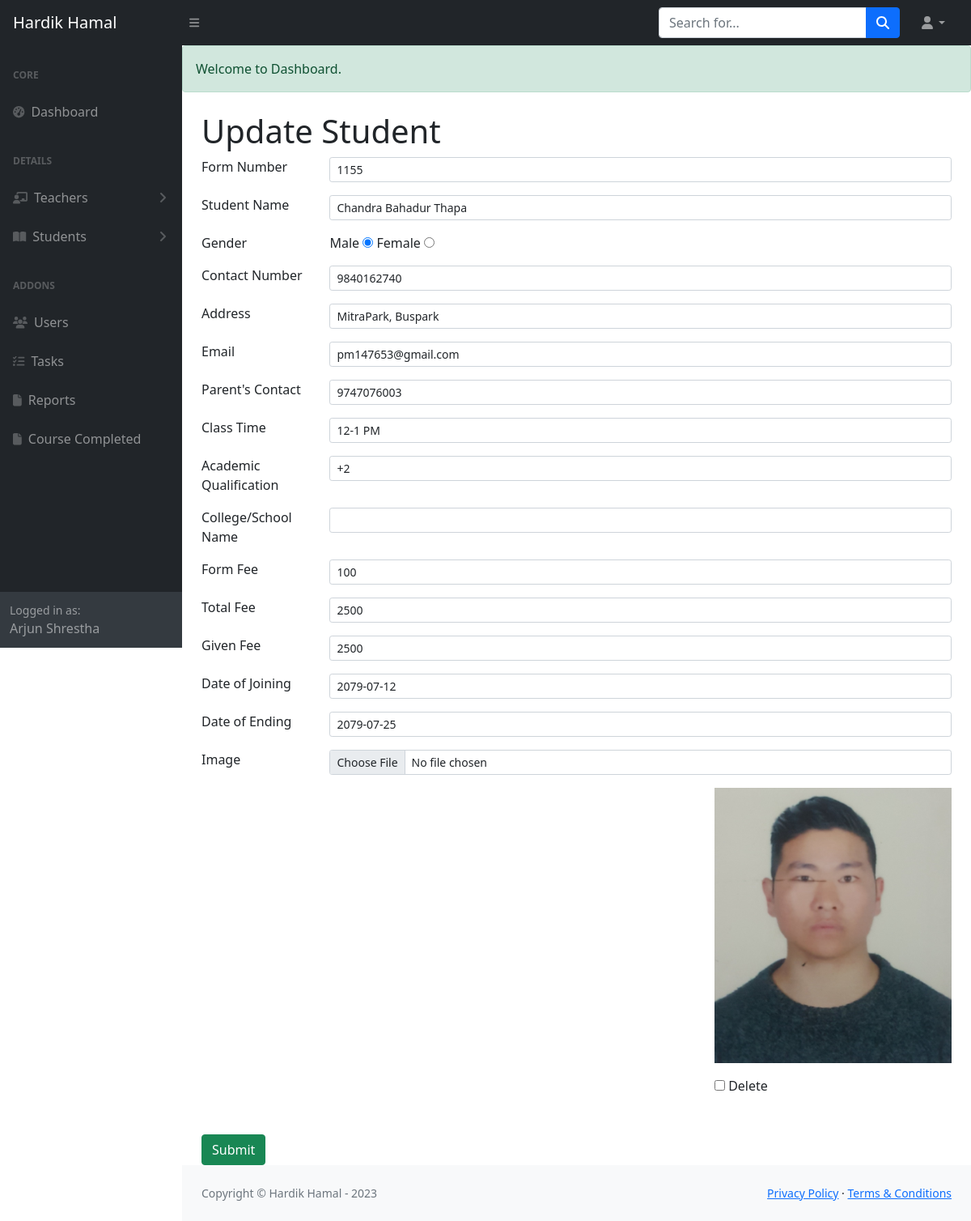
Page /admin/stdupdate.php?id=27 (signed in) on the committed database.
### tables this page shows
CREATE TABLE `students` (
  `id` int(11) NOT NULL,
  `form` varchar(100) NOT NULL,
  `stdsname` varchar(100) NOT NULL,
  `sex` enum('male','female') DEFAULT 'male',
  `contactnum` varchar(50) NOT NULL,
  `address` varchar(100) NOT NULL,
  `email` varchar(100) DEFAULT NULL,
  `parentcontact` varchar(100) DEFAULT NULL,
  `course` int(11) DEFAULT NULL,
  `teacherid` int(11) NOT NULL,
  `classtime` enum('5am','6am','7am','8am','9am','10am','11am','12pm','1pm','2pm','3pm','4pm','5pm','6pm','7pm','8pm') DEFAULT NULL,
  `acaqua` varchar(100) DEFAULT NULL,
  `schname` varchar(100) DEFAULT NULL,
  `formfee` varchar(100) NOT NULL,
  `totalfee` varchar(100) DEFAULT NULL,
  `givenfee` varchar(100) DEFAULT NULL,
  `dateofadmission` varchar(100) DEFAULT NULL,
  `dateofending` varchar(100) DEFAULT NULL,
  `img` varchar(100) NOT NULL,
  `created_at` datetime DEFAULT current_timestamp(),
  `updated_at` datetime DEFAULT NULL ON UPDATE current_timestamp()
);

### admin/stdupdate.php (the view, shortened to what this page needs)
<?php
    require_once 'inc/header.php';
    require_once 'inc/topbar.php';
    require_once 'inc/sidebar.php';
?>
            <div id="layoutSidenav_content">
                <main>
                <?php echo flash();
                    if(isset($_GET,$_GET['id']) && !empty($_GET['id'])){
                        $id = $_GET['id'];
                        $sql2 = "SELECT * FROM students WHERE id = '$id'";
                        $result2 = mysqli_query($conn,$sql2);
                        $rows2 = mysqli_fetch_assoc($result2);
                    }
                ?>
                    <div class="container-fluid px-4">
                        <h1 class="mt-4">Update Student</h1>
                        <form action="process/stdupdate.php" method="post" class="form" enctype="multipart/form-data">
                            <div class="row">
                                <div class="col-md-2">Form Number</div>
                                <div class="col-md-10"><input type="text" required name="form" value="<?php echo $rows2['form'] ?>" class="form-control form-control-sm"></div>
                                <div class="col-md-2 mt-3">Student Name</div>
                                <div class="col-md-10 mt-3"><input type="text" value="<?php echo $rows2['stdsname'] ?>" required name="stdsname" class="form-control form-control-sm"></div>
                                <div class="col-md-2 mt-3">Gender</div>
                                <div class="col-md-10 mt-3">Male <input type="radio" required name="gender" value="male" <?php echo $rows2['sex'] == 'male' ? 'checked' : '' ?>> Female <input type="radio" <?php echo $rows2['sex'] == 'female' ? 'checked' : '' ?> required name="gender" value="female"></div>
                                <div class="col-md-2 mt-3">Contact Number</div>
                                <div class="col-md-10 mt-3"><input type="text" value="<?php echo $rows2['contactnum'] ?>" required name="contactnum" class="form-control form-control-sm"></div>
                                <div class="col-md-2 mt-3">Address</div>
                                <div class="col-md-10 mt-3"><input type="text" value="<?php echo $rows2['address'] ?>" name="address" class="form-control form-control-sm"></div>
                                <div class="col-md-2 mt-3">Email</div>
                                <div class="col-md-10 mt-3"><input type="email" value="<?php echo $rows2['email'] ?>" name="email" class="form-control form-control-sm"></div>
                                <div class="col-md-2 mt-3">Parent's Contact</div>
                                <div class="col-md-10 mt-3"><input type="text" value="<?php echo $rows2['parentcontact'] ?>" name="parentcontact" class="form-control form-control-sm"></div>
                                <div class="col-md-2 mt-3">Class Time</div>
                                <div class="col-md-10 mt-3">
                                    <select name="classtime" id="" class="form-control form-control-sm">
                                        <option value="12pm" <?php echo $rows2['classtime'] == '12pm' ? 'selected' : '' ?>>12-1 PM</option>
                                    </select>
                                </div>
                                <div class="col-md-2 mt-3">Academic Qualification</div>
                                <div class="col-md-10 mt-3"><input type="text" value="<?php echo $rows2['acaqua'] ?>" name="acaqua" class="form-control form-control-sm"></div>
                                <div class="col-md-2 mt-3">College/School Name</div>
                                <div class="col-md-10 mt-3"><input type="text" value="<?php echo $rows2['schname'] ?>" name="schname" class="form-control form-control-sm"></div>
                                <div class="col-md-2 mt-3">Form Fee</div>
                                <div class="col-md-10 mt-3"><input type="text" value="<?php echo $rows2['formfee'] ?>" required name="formfee" class="form-control form-control-sm"></div>
                                <div class="col-md-2 mt-3">Total Fee</div>
                                <div class="col-md-10 mt-3"><input type="text" value="<?php echo $rows2['totalfee'] ?>" required name="totalfee" class="form-control form-control-sm"></div>
                                <div class="col-md-2 mt-3">Given Fee</div>
                                <div class="col-md-10 mt-3"><input type="text" value="<?php echo $rows2['givenfee'] ?>" value="0" name="givenfee" class="form-control form-control-sm"></div>
                                <div class="col-md-2 mt-3">Date of Joining</div>
                                <div class="col-md-10 mt-3"><input type="text" value="<?php echo $rows2['dateofadmission'] ?>" required name="dateofadmission" id="nepalidate" class="form-control form-control-sm"></div>
                                <div class="col-md-2 mt-3">Date of Ending</div>
                                <div class="col-md-10 mt-3"><input type="text" value="<?php echo $rows2['dateofending'] ?>" name="dateofending" id="nepalidate2" class="form-control form-control-sm"></div>
                                <div class="col-md-2 mt-3">Image</div>
                                <div class="col-md-10 mt-3"><input type="file" name="img" class="form-control form-control-sm"></div>
                                <div class="col-md-8"></div>
                                <div class="col-md-4 mt-3"><img src="<?php echo 'uploads/student/'.$rows2['img'] ?>" alt="" class="img-fluid"></div>
                                <div class="col-md-8"></div>
                                <div class="col-md-4 mt-3"><input type="checkbox" name="del_image" value="1"> Delete</div>
                                <div class="col-md-2">
                                    <button class="btn btn-success mt-5">Submit</button>
                                </div>
                            </div>
                        </form>
                    </div>
                </main>
<?php
    require_once 'inc/footer.php';
?>

### rows in the picture
students: form "1155", stdsname "Chandra Bahadur Thapa", sex "☑", contactnum "9840162740", address "MitraPark, Buspark", email "pm147653@gmail.com", parentcontact "9747076003", classtime "12-1 PM", acaqua "+2", formfee "100", totalfee "2500", givenfee "2500", dateofadmission "2079-07-12", dateofending "2079-07-25", img (picture)

### other values in the picture
$_SESSION['fname'] "Arjun Shrestha"
$_SESSION['success'] "Welcome to Dashboard."
